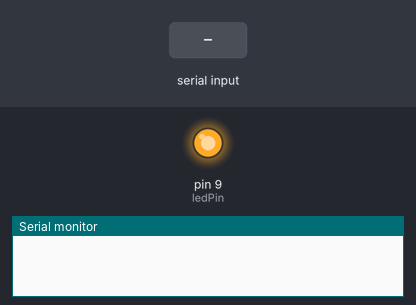
Bench run of a sketch on a simulated Arduino Uno, built with avr-gcc and run on an emulated ATmega328P. On the bench: output pins drawn as LEDs (lit = HIGH), the last lines printed to the serial monitor. Inputs (shaded band) come from the test bench.

Above: at 1.7 s.
1.8 s: "DIM\n" received over Serial
At 2.8 s:
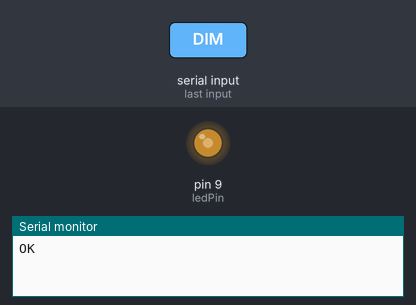
3.3 s: "RESET\n" received over Serial
At 4.0 s:
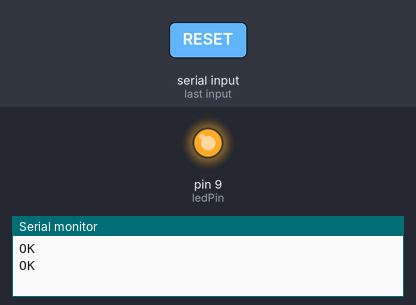
Timing chart, 0 to 6.3 s (numbered marks = the images above; inputs shaded):
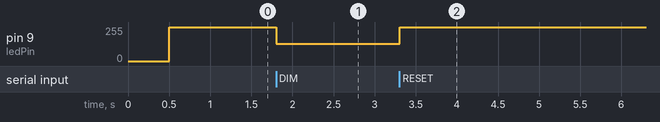

The sketch:

sketch_nov24a.ino
```cpp
const int ledPin = 9;  // LED connected to pin 9

void setup() {
  pinMode(ledPin, OUTPUT);
  analogWrite(ledPin, 255);  // Start at full brightness
  Serial.begin(9600);
  // Blink once to show it's working
  digitalWrite(ledPin, LOW);
  delay(500);
  digitalWrite(ledPin, HIGH);
}

void loop() {
  if (Serial.available()) {
    String command = Serial.readStringUntil('\n');

    if (command == "DIM") {
      analogWrite(ledPin, 128);  // 50% brightness
      Serial.println("OK");
    }
    else if (command == "RESET") {
      analogWrite(ledPin, 255);  // Full brightness
      Serial.println("OK");
    }
    else if (command == "TEST") {
      Serial.println("OK");
    }
  }
}
```

Measured:
- after the input at 1.8 s, pin 9 (ledPin): 255/255 → 128/255 at once
- after the input at 3.3 s, pin 9 (ledPin): 128/255 → 255/255 at once
